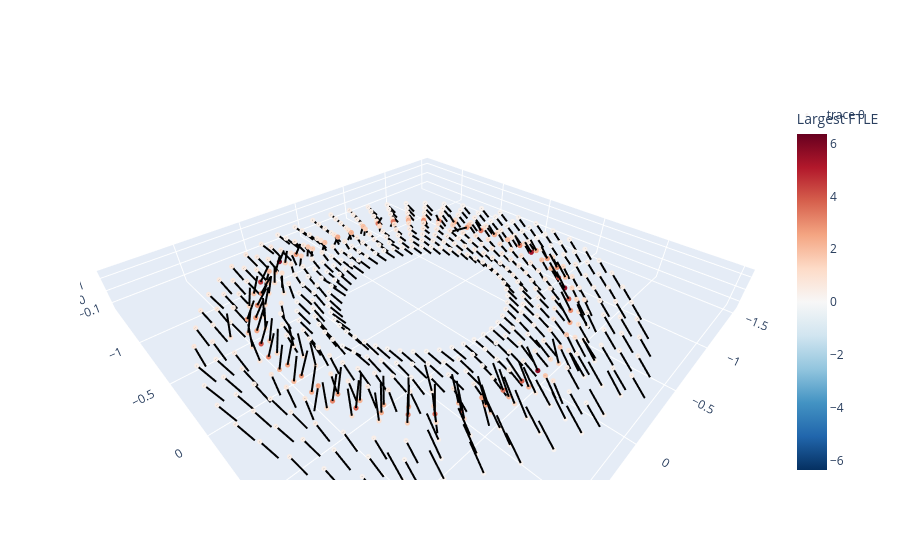

Notebook cell for this chart:
### Code cell
import plotly.graph_objects as go

# X3 = ring_points[:, :, 0]
# Y3 = ring_points[:, :, 1]
# Z3 = ring_points[:, :, 2]

fig = go.Figure()

m = np.max(np.abs(lyap_grid))

fig.add_trace(
    go.Scatter3d(
        x=ring_points[:,0],
        y=ring_points[:,1],
        z=ring_points[:,2],
        mode='markers',
        marker=dict(
            size=3,
            color=largest_ftle,
            colorscale='RdBu_r',
            cmin=-m,
            cmax=m,
            colorbar = dict(title='Largest FTLE')
        )
    )
)

# fig.add_trace(
#     go.Scatter3d(
#         x=X3.ravel(),
#         y=Y3.ravel(),
#         z=Z3.ravel(),
#         mode='markers',
#         marker=dict(
#             size=3,
#             color=lyap_grid.ravel(),
#             colorscale='RdBu_r',
#             cmin=-m,
#             cmax=m,
#             colorbar=dict(title='Largest FTLE')
#         )
#     )
# )

# skip = 5

# for i in range(0, X3.shape[1], skip):
#     for j in range(0, X3.shape[0], skip):

#         x0 = X3[j,i]
#         y0 = Y3[j,i]
#         z0 = Z3[j,i]

#         v = max_dirs[j,i]

#         scale = 0.15

#         fig.add_trace(
#             go.Scatter3d(
#                 x=[x0, x0 + scale*v[0]],
#                 y=[y0, y0 + scale*v[1]],
#                 z=[z0, z0 + scale*v[2]],
#                 mode='lines',
#                 line=dict(color='black', width=4),
#                 showlegend=False
#             )
#         )

#         v = mid_dirs[j,i]

#         scale = 0.15

#         fig.add_trace(
#             go.Scatter3d(
#                 x=[x0, x0 + scale*v[0]],
#                 y=[y0, y0 + scale*v[1]],
#                 z=[z0, z0 + scale*v[2]],
#                 mode='lines',
#                 line=dict(color='green', width=4),
#                 showlegend=False
#             )
#         )

#         v = min_dirs[j,i]

#         scale = 0.15

#         fig.add_trace(
#             go.Scatter3d(
#                 x=[x0, x0 + scale*v[0]],
#                 y=[y0, y0 + scale*v[1]],
#                 z=[z0, z0 + scale*v[2]],
#                 mode='lines',
#                 line=dict(color='red', width=4),
#                 showlegend=False
#             )
#         )

skip = 0

for k in range(0, len(ring_points)):

    x0, y0, z0 = ring_points[k]

    scale = 0.15

    # largest
    v = max_dirs_r[k]

    fig.add_trace(
        go.Scatter3d(
            x=[x0, x0 + scale*v[0]],
            y=[y0, y0 + scale*v[1]],
            z=[z0, z0 + scale*v[2]],
            mode='lines',
            line=dict(color='black', width=4),
            showlegend=False
        )
    )

    # # middle
    # v = mid_dirs[k]

    # fig.add_trace(
    #     go.Scatter3d(
    #         x=[x0, x0 + scale*v[0]],
    #         y=[y0, y0 + scale*v[1]],
    #         z=[z0, z0 + scale*v[2]],
    #         mode='lines',
    #         line=dict(color='green', width=4),
    #         showlegend=False
    #     )
    # )

    # # smallest
    # v = min_dirs[k]

    # fig.add_trace(
    #     go.Scatter3d(
    #         x=[x0, x0 + scale*v[0]],
    #         y=[y0, y0 + scale*v[1]],
    #         z=[z0, z0 + scale*v[2]],
    #         mode='lines',
    #         line=dict(color='red', width=4),
    #         showlegend=False
    #     )
    # )

fig.update_layout(
    scene=dict(
        aspectmode='data',
        xaxis_title="x1",
        yaxis_title="x2"
    )
)

fig.show()

fig.write_html(
    save_dir / "general_72_unstd_3ds_1ftle_46_ring.html",
    include_plotlyjs="cdn",
)
